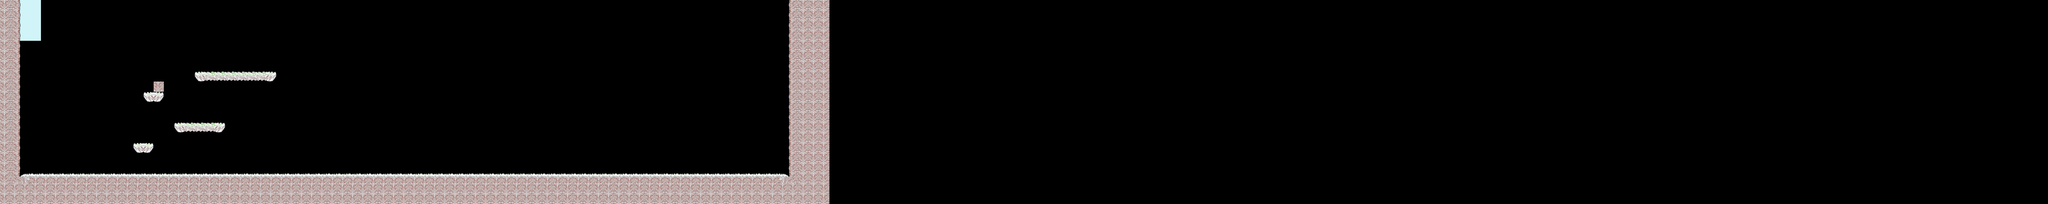

This is a level from a 2D game, rendered from its Tiled map with the project's own tilesets. A one-line summary and the map file follow, with tile-layer data summarised:
An orthogonal 200x20 tile map with 64x64 px tiles, 1 tile layer (Collision), 5 tilesets, 1 image layer and 9 objects.

<map version="1.0" tiledversion="1.1.2" orientation="orthogonal" renderorder="right-down" width="200" height="20" tilewidth="64" tileheight="64" infinite="0" nextobjectid="52">
 <tileset firstgid="1" name="Tiles" tilewidth="64" tileheight="64" tilecount="43" columns="10">
  <image source="../images/tilemap.png" width="640" height="257" />
  <tile id="8">
   <properties>
    <property name="points" value="0,0 1,1 0,1" />
   </properties>
  </tile>
  <tile id="17">
   <properties>
    <property name="ladder" value="true" />
    <property name="sensor" value="true" />
   </properties>
  </tile>
  <tile id="21">
   <properties>
    <property name="sensor" value="true" />
   </properties>
  </tile>
  <tile id="27">
   <properties>
    <property name="ladder" value="true" />
    <property name="sensor" value="true" />
   </properties>
  </tile>
  <tile id="28">
   <properties>
    <property name="points" value="0,1 1,0 1,1" />
   </properties>
  </tile>
  <tile id="34">
   <properties>
    <property name="sensor" value="true" />
   </properties>
  </tile>
  <tile id="59">
   <properties>
    <property name="sensor" value="true" />
   </properties>
  </tile>
  <tile id="69">
   <properties>
    <property name="sensor" value="true" />
   </properties>
  </tile>
  <tile id="82">
   <properties>
    <property name="sensor" value="true" />
   </properties>
  </tile>
 </tileset>
 <tileset firstgid="84" name="player" tilewidth="132" tileheight="82" tilecount="9" columns="9">
  <image source="../images/magicman.png" width="1188" height="82" />
  <tile id="0">
   <properties>
    <property name="Class" value="Player" />
   </properties>
  </tile>
 </tileset>
 <tileset firstgid="93" name="collectables" tilewidth="64" tileheight="64" tilecount="42" columns="14">
  <image source="../images/collectables.png" width="936" height="216" />
  <tile id="0">
   <properties>
    <property name="Class" value="Collectable" />
    <property name="amount" value="10" />
    <property name="sprite" value="gold_star" />
   </properties>
  </tile>
 </tileset>
 <tileset firstgid="135" name="doors" tilewidth="70" tileheight="110" tilecount="2" columns="2">
  <image source="../images/doors.png" width="140" height="110" />
  <tile id="0">
   <properties>
    <property name="Class" value="Door" />
    <property name="open" value="true" />
    <property name="sprite" value="door_open" />
   </properties>
  </tile>
 </tileset>
 <tileset firstgid="137" name="enemies" tilewidth="72" tileheight="72" tilecount="9" columns="3">
  <image source="../images/enemies.png" width="216" height="216" />
  <tile id="0">
   <properties>
    <property name="Class" value="Snail" />
    <property name="sprite" value="snail" />
   </properties>
  </tile>
  <tile id="1">
   <properties>
    <property name="Class" value="Slime" />
    <property name="sprite" value="slime" />
   </properties>
  </tile>
  <tile id="2">
   <properties>
    <property name="Class" value="Fly" />
    <property name="sprite" value="fly" />
   </properties>
  </tile>
 </tileset>
 <imagelayer name="Background">
  <image source="../images/bg.png" width="256" height="256" />
 </imagelayer>
 <layer name="Collision" width="200" height="20">
  <properties>
   <property name="collision" value="true" />
  </properties>
  <data>[4000 cells, 467 non-empty, 14 distinct tile ids]</data>
 </layer>
 <objectgroup name="Doors" />
 <objectgroup name="Sprites">
  <object id="3" gid="84" x="182" y="1049" width="132" height="82" />
  <object id="40" gid="93" x="860" y="856" width="64" height="64" />
  <object id="41" gid="93" x="1228" y="728" width="64" height="64" />
  <object id="42" gid="93" x="932" y="532" width="64" height="64" />
  <object id="43" gid="93" x="1316" y="416" width="64" height="64" />
  <object id="44" gid="93" x="1568" y="416" width="64" height="64" />
  <object id="45" gid="139" x="1460" y="412" width="72" height="72" />
  <object id="48" gid="137" x="1188" y="1068" width="72" height="72" />
  <object id="49" gid="138" x="2468" y="1068" width="72" height="72" />
 </objectgroup>
</map>
